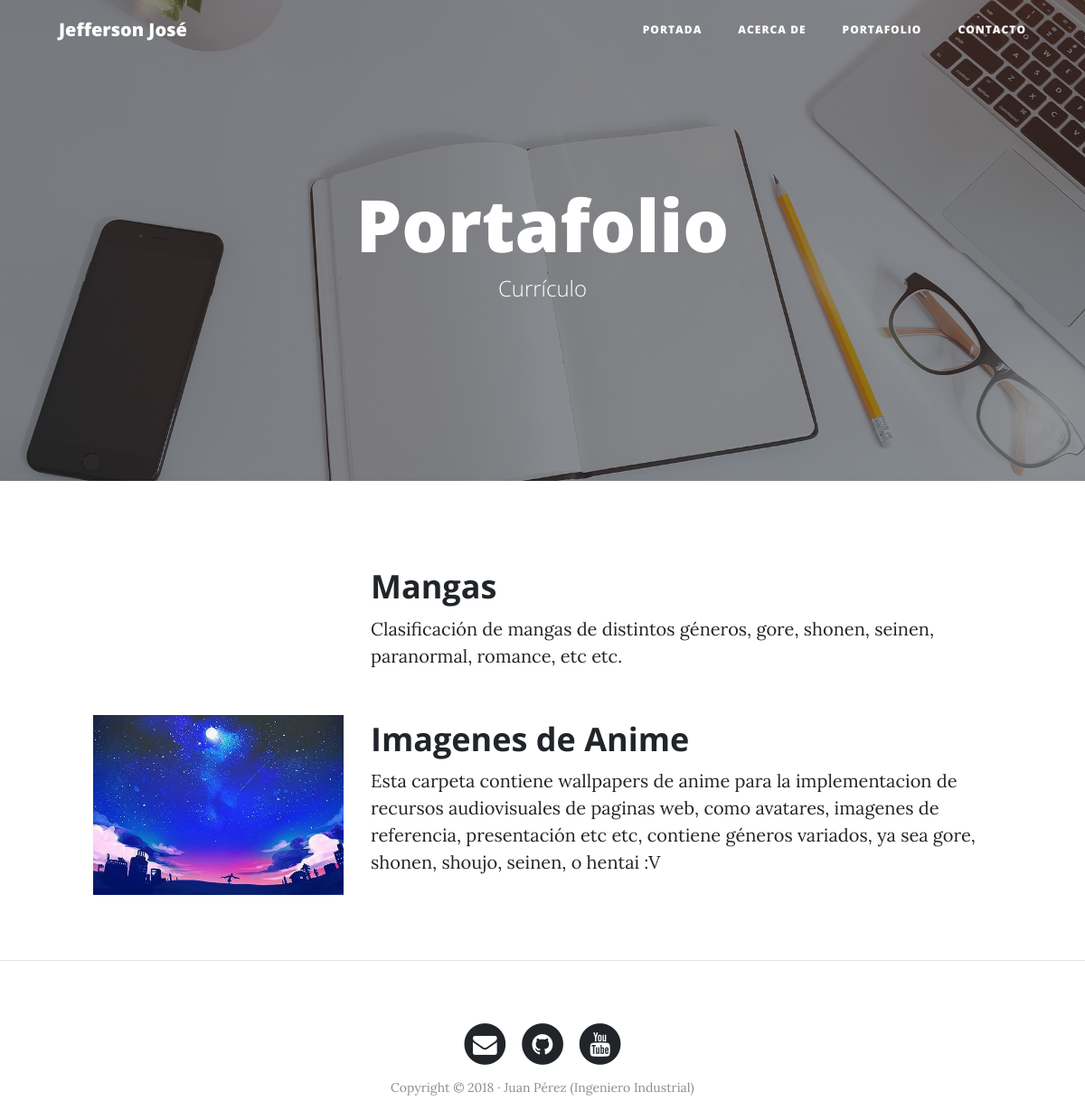
The page /about2/ on the database its author committed.
### portfolio/models.py (models this page shows, shortened)
class Project(models.Model):
    title = models.CharField(max_length=200,  verbose_name="Título")
    description = models.TextField(verbose_name="Descripción")
    image = models.ImageField(verbose_name="Imagen", upload_to="projects")
    created = models.DateTimeField(auto_now_add=True, verbose_name="Fecha de Creación")
    updated = models.DateTimeField(auto_now=True, verbose_name="Fecha de Edición")
    class Meta:
        verbose_name= 'proyecto'
        verbose_name_plural= 'proyectos'
        ordering = ["-created"]

### portfolio/views.py (the view)
def about2(request):
    projects = Project.objects.all()
    return render(request, "portfolio/Portafolio.html", {'projects' : projects})

### portfolio/templates/portfolio/Portafolio.html (shortened to what this page needs)
{% extends 'core/base.html' %}
{% block background %}{% load static %}{% static 'core/img/portfolio-bg.jpg' %}{% endblock %}
{% block headers %}
     <h1>Portafolio</h1>
	 <span class="subheading">Currículo</span>
{% endblock %}
{% block content %}
    {%for project in projects%}
        <div class="row project">
        <div class="col-lg-3 col-md-4 offset-lg-1">
                <img class="img-fluid" src="{{project.image.url}}" alt="">
        </div>
        <div class="col-lg-7 col-md-8">
            <h2 class="section-heading title">{{ project.title }}</h2>
            <p>{{project.description}}</p>
        </div>
        </div>
    {% endfor %}
{% endblock %}

### core/templates/core/base.html (shortened to what this page needs)
<!DOCTYPE html>
<html lang="es">
  <head>
    {% load static %}
    <link href="{% static 'core/vendor/bootstrap/css/bootstrap.min.css' %}" rel="stylesheet">
    <link href="{% static 'core/vendor/font-awesome/css/font-awesome.min.css' %}" rel="stylesheet" type="text/css">
    <link href="{% static 'core/css/clean-blog.min.css' %}" rel="stylesheet">
  </head>
  <body>
    <nav class="navbar navbar-expand-lg navbar-light fixed-top" id="mainNav">
      <div class="container">
        <a class="navbar-brand" href="{% url 'home' %}">Jefferson José</a>
        <div class="collapse navbar-collapse" id="navbarResponsive">
          <ul class="navbar-nav ml-auto">
            <li class="nav-item">
              <a class="nav-link" href="{% url 'home' %}">Portada</a>
            </li>
            <li class="nav-item">
              <a class="nav-link" href="{% url 'about' %}">Acerca de</a>
            </li>
            <li class="nav-item">
              <a class="nav-link" href="{% url 'about2' %}">Portafolio</a>
            </li>
            <li class="nav-item">
              <a class="nav-link" href="{% url 'about3' %}">Contacto</a>
            </li>
          </ul>
        </div>
      </div>
    </nav>
   <header class="masthead" style="background-image: url('{% block background %}{% endblock %}')">
      <div class="overlay"></div>
      <div class="container">
        <div class="row">
          <div class="col-lg-8 col-md-10 mx-auto">
            <div class="site-heading">
                {% block headers %}{% endblock %}
            </div>
          </div>
        </div>
      </div>
    </header>
    {% block content %}{% endblock%}
{% if request.path != "/" %} <hr> {% endif %}
    <footer>
      <div class="container">
        <div class="row">
          <div class="col-lg-8 col-md-10 mx-auto">
            <ul class="list-inline text-center">
              <li class="list-inline-item">
                <a href="#">
                  <span class="fa-stack fa-lg">
                    <i class="fa fa-circle fa-stack-2x"></i>
                    <i class="fa fa-envelope fa-stack-1x fa-inverse"></i>
                  </span>
                </a>
              </li>
              <li class="list-inline-item">
                <a href="#">
                  <span class="fa-stack fa-lg">
                    <i class="fa fa-circle fa-stack-2x"></i>
                    <i class="fa fa-github fa-stack-1x fa-inverse"></i>
                  </span>
                </a>
              </li>
              <li class="list-inline-item">
                <a href="#">
                  <span class="fa-stack fa-lg">
                    <i class="fa fa-circle fa-stack-2x"></i>
                    <i class="fa fa-youtube fa-stack-1x fa-inverse"></i>
                  </span>
                </a>
              </li>
            </ul>
            <p class="copyright text-muted">Copyright &copy; 2018 · Juan Pérez (Ingeniero Industrial) </p>
          </div>
        </div>
      </div>
    </footer>
  </body>
</html>

### rows shown on the page
Project: title "Mangas", description "Clasificación de mangas de distintos géneros, gore, shonen, seinen, paranormal, romance, etc etc."
Project: image (picture), title "Imagenes de Anime", description "Esta carpeta contiene wallpapers de anime para la implementacion de recursos audiovisuales de paginas web, como avatares, imagenes de referencia, presentación etc etc, contiene géneros variados, ya sea gore, shonen, shoujo, seinen, o hentai :V"
